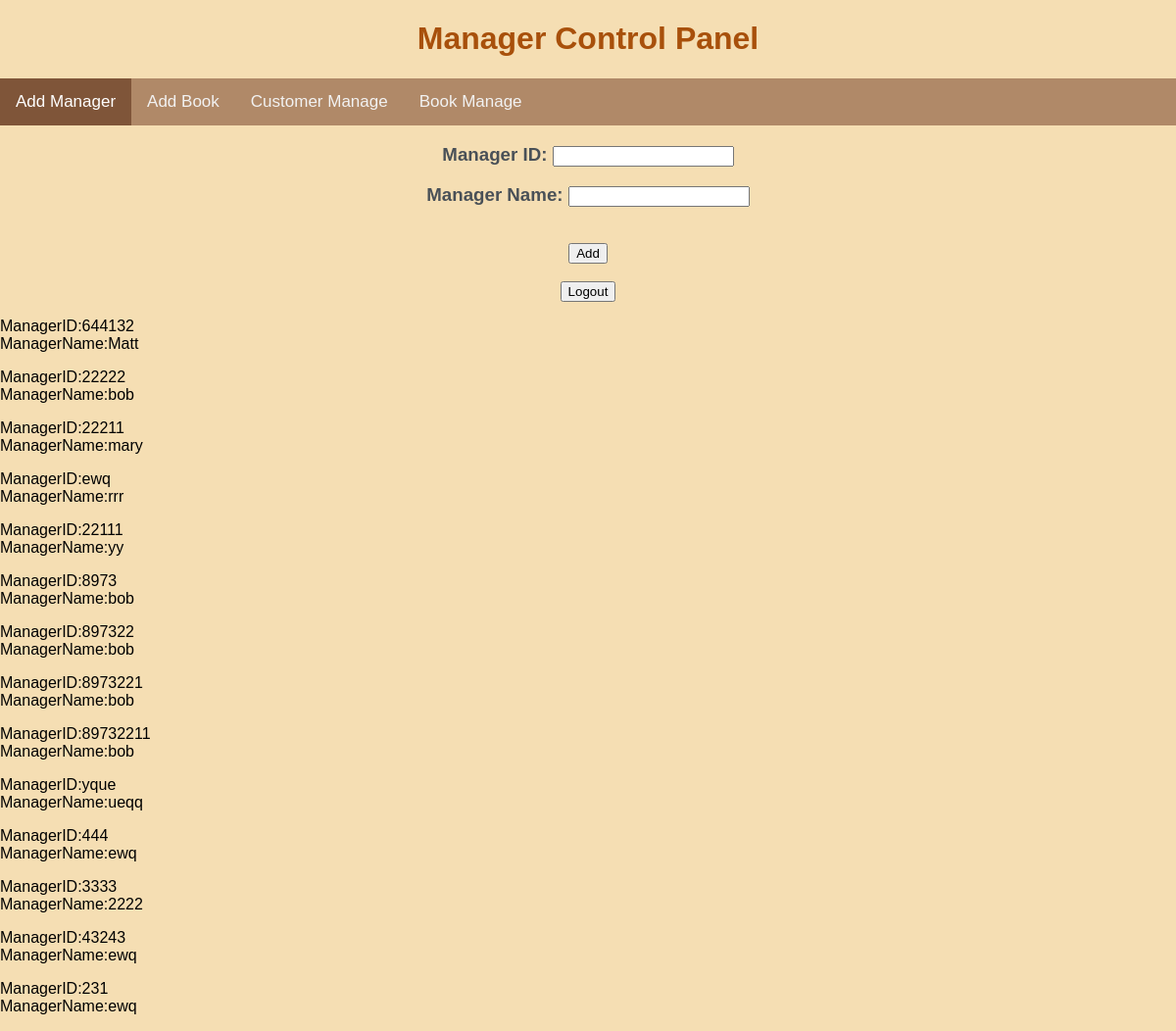
Before: /managerAdd with the older database file.
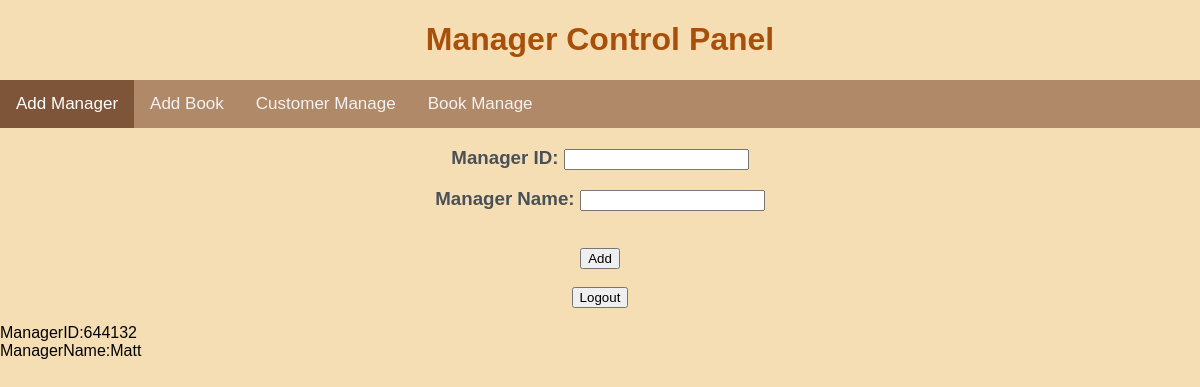
After: the same page with the newer database file.
### app.py (models this page shows)
class Manager(db.Model):
    ManagerId = db.Column(db.String(20),nullable=False, primary_key=True)
    ManagerName = db.Column(db.String(20))

### app.py (the view)
@app.route('/managerAdd',methods=['POST','GET'])
def managerAdd():
    if request.method == 'POST':
        managerID=request.form['managerId']
        managerName=request.form['managerName']
        if(managerID!='' and managerName!=''):
            newmana=Manager(ManagerId=managerID, ManagerName=managerName)
        else:
            return "manager ID or name cannot be empty"
        try:
            db.session.add(newmana)
            db.session.commit()
            return redirect('/managerAdd')
        except:
            return "something wrong when adding new manager"
    else:
        managerss=Manager.query.all()
        return render_template('managerControl.html',managers=managerss)

### templates/managerControl.html (shortened to what this page needs)
{% extends "base.html" %}
{% block body %}
<h1 id="top">Manager Control Panel</h1>
<div class="topnav">
    <a class="active" href="/managerAdd">Add Manager</a>
    <a href="/bookAdd">Add Book</a>
    <a  href="/customerMana">Customer Manage</a>
    <a href="/bookMana">Book Manage</a>
</div>
<div class="login">
<form action='/managerAdd' method="POST">
    <h3>Manager ID: <input type="text" name="managerId"></h3>
    <h3>Manager Name: <input type="text" name="managerName"></h3><br>
    <input type="submit" value="Add">
</form>
</div>
<br>
<div class="toIndex"><form action='/' ><input type="submit" value="Logout"></form></div>
{% for manager in managers %}
<p>ManagerID:{{ manager.ManagerId }} <br>ManagerName:{{ manager.ManagerName }}</p>
{% endfor %}
{% endblock %}

### templates/base.html (shortened to what this page needs)
<!DOCTYPE html>
<html lang="en">
<head>
    <link rel="stylesheet" href="{{ url_for('static',filename='css/main.css') }}">
</head>
<body>
    {% block body %}{% endblock %}
</body>
</html>

### static/css/main.css (style rules this page uses)
body { margin:0; font-family: sans-serif; background-color: wheat; }
h1 { font-family:'Gill Sans', 'Gill Sans MT', Calibri, 'Trebuchet MS', sans-serif ; color: #A8500B; }
h3 { color:#495057; }
.login { display: flex; justify-content: center; text-align: center; }
.toIndex { display: flex; justify-content: center; text-align: center; }
#top { text-align: center; }
.topnav { background-color: #b08968; overflow: hidden; }
.topnav a { float: left; color: #f2f2f2; text-align: center; padding: 14px 16px; text-decoration: none; font-size: 17px; }
.topnav a.active { background-color: #7f5539; color: white; }

Changed rows visible on the page:
removed Manager: ManagerId "22222", ManagerName "bob"
removed Manager: ManagerId "22211", ManagerName "mary"
removed Manager: ManagerId "ewq", ManagerName "rrr"
removed Manager: ManagerId "22111", ManagerName "yy"
removed Manager: ManagerId "8973", ManagerName "bob"
removed Manager: ManagerId "897322", ManagerName "bob"
removed Manager: ManagerId "8973221", ManagerName "bob"
removed Manager: ManagerId "89732211", ManagerName "bob"
removed Manager: ManagerId "yque", ManagerName "ueqq"
removed Manager: ManagerId "444", ManagerName "ewq"
removed Manager: ManagerId "3333", ManagerName "2222"
removed Manager: ManagerId "43243", ManagerName "ewq"
removed Manager: ManagerId "231", ManagerName "ewq"
